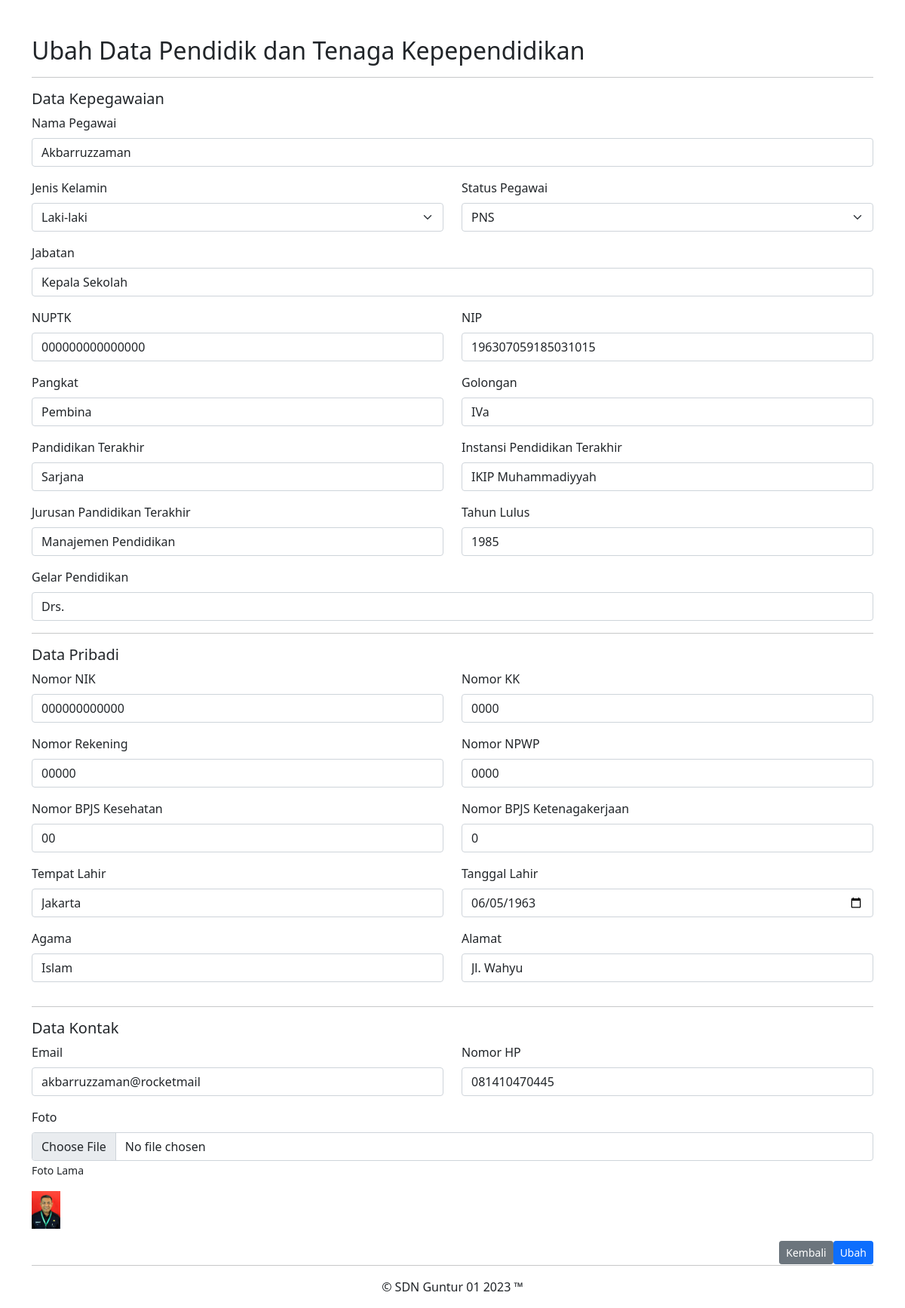
Page /edit.php?id_ptk=1 on the committed database.
### tables this page shows
CREATE TABLE `ptkguntur` (
  `id_ptk` int(2) NOT NULL,
  `nama` varchar(50) NOT NULL,
  `jenkel` varchar(10) NOT NULL,
  `status` varchar(10) NOT NULL,
  `jabatan` varchar(50) NOT NULL,
  `gambar` varchar(50) NOT NULL,
  `nuptk` varchar(16) NOT NULL,
  `nip` varchar(18) NOT NULL,
  `pangkat` varchar(50) NOT NULL,
  `golongan` varchar(5) NOT NULL,
  `pentir` varchar(10) NOT NULL,
  `penins` varchar(50) NOT NULL,
  `penjur` varchar(50) NOT NULL,
  `penlus` year(4) NOT NULL,
  `gelar` varchar(6) NOT NULL,
  `nik` varchar(16) NOT NULL,
  `nkk` varchar(16) NOT NULL,
  `norek` varchar(10) NOT NULL,
  `npwp` varchar(15) NOT NULL,
  `bpjskes` varchar(12) NOT NULL,
  `bpjstk` varchar(10) NOT NULL,
  `tplahir` varchar(20) NOT NULL,
  `tglahir` date NOT NULL,
  `agama` varchar(10) NOT NULL,
  `alamat` varchar(150) NOT NULL,
  `email` varchar(24) NOT NULL,
  `telp` varchar(15) NOT NULL
);

### config/function.php (called while the page is built, shortened)
<?php
function select($query) {
    global $conn;
    $result = mysqli_query($conn, $query);
    $rows = [];
    while ($row = mysqli_fetch_assoc($result)) {
        $rows[] = $row;
    }
    return $rows;
}

### edit.php (the view, shortened to what this page needs)
<?php
include 'config/database.php';
include 'config/function.php';
$id_ptk = (int)$_GET['id_ptk'];
$ptk = select("SELECT * FROM ptkguntur WHERE id_ptk = $id_ptk")[0];
?>
<!DOCTYPE html>
<html lang="en">
  <head>
    <link href="https://cdn.jsdelivr.net/npm/bootstrap@5.0.2/dist/css/bootstrap.min.css" rel="stylesheet">
    <link href="https://cdn.datatables.net/1.13.4/css/dataTables.bootstrap5.min.css" rel="stylesheet">
  </head>
<div class="container mt-5">
    <h2>Ubah Data Pendidik dan Tenaga Kepependidikan</h2>
    <hr>
<form action="" method="post" enctype="multipart/form-data">
  <h5>Data Kepegawaian</h5>
  <div class="mb-3">
    <label for="nama" class="form-label">Nama Pegawai</label>
    <input type="text" class="form-control" id="nama" name="nama" value="<?= $ptk['nama']; ?>" required>
  </div>
  <div class="row">
    <div class="mb-3 col-6">
      <label for="jenkel" class="form-label">Jenis Kelamin</label>
      <select class="form-select" id="jenkel" name="jenkel" required>
        <?php $jenkel = $ptk['jenkel']; ?>
        <option value="Laki-laki" <?= $jenkel == "Laki-laki" ? 'selcted' : null ?>>Laki-laki</option>
      </select>
    </div>
    <div class="mb-3 col-6">
    <label for="status" class="form-label">Status Pegawai</label>
      <select class="form-select" id="status" name="status" required>
        <?php $status = $ptk['status']; ?>
        <option value="PNS" <?= $status == "PNS" ? 'selcted' : null ?>>PNS</option>
      </select>
    </div>
  </div>
  <div class="mb-3">
    <label for="jabatan" class="form-label">Jabatan</label>
    <input type="text" class="form-control" id="jabatan" name="jabatan" value="<?= $ptk['jabatan']; ?>" required>
  </div>
  <div class="row">
    <div class="mb-3 col-6">
    <label for="nuptk" class="form-label">NUPTK</label>
    <input type="text" class="form-control" id="nuptk" name="nuptk" value="<?= $ptk['nuptk']; ?>" required>
    </div>
    <div class="mb-3 col-6">
    <label for="nip" class="form-label">NIP</label>
    <input type="text" class="form-control" id="nip" name="nip" value="<?= $ptk['nip']; ?>" required>
    </div>
  </div>
  <div class="row">
    <div class="mb-3 col-6">
    <label for="pangkat" class="form-label">Pangkat</label>
    <input type="text" class="form-control" id="pangkat" name="pangkat" value="<?= $ptk['pangkat']; ?>" required>
    </div>
    <div class="mb-3 col-6">
    <label for="golongan" class="form-label">Golongan</label>
    <input type="text" class="form-control" id="golongan" name="golongan" value="<?= $ptk['golongan']; ?>" required>
    </div>
  </div>
  <div class="row">
    <div class="mb-3 col-6">
    <label for="pentir" class="form-label">Pandidikan Terakhir</label>
    <input type="text" class="form-control" id="pentir" name="pentir" value="<?= $ptk['pentir']; ?>" required>
    </div>
    <div class="mb-3 col-6">
    <label for="penins" class="form-label">Instansi Pendidikan Terakhir</label>
    <input type="text" class="form-control" id="penins" name="penins" value="<?= $ptk['penins']; ?>" required>
    </div>
  </div>
  <div class="row">
    <div class="mb-3 col-6">
    <label for="penjur" class="form-label">Jurusan Pandidikan Terakhir</label>
    <input type="text" class="form-control" id="penjur" name="penjur" value="<?= $ptk['penjur']; ?>" required>
    </div>
    <div class="mb-3 col-6">
    <label for="penlus" class="form-label">Tahun Lulus</label>
    <input type="text" class="form-control" id="penlus" name="penlus" value="<?= $ptk['penlus']; ?>" required>
    </div>
  </div>
  <div class="mb-3">
    <label for="gelar" class="form-label">Gelar Pendidikan</label>
    <input type="text" class="form-control" id="gelar" name="gelar" value="<?= $ptk['gelar']; ?>" required>
  </div>
  <hr>
  <h5>Data Pribadi</h5>
  <div class="row">
    <div class="mb-3 col-6">
    <label for="nik" class="form-label">Nomor NIK</label>
    <input type="text" class="form-control" id="nik" name="nik" value="<?= $ptk['nik']; ?>" required>
    </div>
    <div class="mb-3 col-6">
    <label for="nkk" class="form-label">Nomor KK</label>
    <input type="text" class="form-control" id="nkk" name="nkk" value="<?= $ptk['nkk']; ?>" required>
    </div>
  </div>
  <div class="row">
    <div class="mb-3 col-6">
    <label for="norek" class="form-label">Nomor Rekening</label>
    <input type="text" class="form-control" id="norek" name="norek" value="<?= $ptk['norek']; ?>" required>
    </div>
    <div class="mb-3 col-6">
    <label for="npwp" class="form-label">Nomor NPWP</label>
    <input type="text" class="form-control" id="npwp" name="npwp" value="<?= $ptk['npwp']; ?>" required>
    </div>
  </div>
  <div class="row">
    <div class="mb-3 col-6">
    <label for="bpjskes" class="form-label">Nomor BPJS Kesehatan</label>
    <input type="text" class="form-control" id="bpjskes" name="bpjskes" value="<?= $ptk['bpjskes']; ?>" required>
    </div>
    <div class="mb-3 col-6">
    <label for="bpjstk" class="form-label">Nomor BPJS Ketenagakerjaan</label>
    <input type="text" class="form-control" id="bpjstk" name="bpjstk" value="<?= $ptk['bpjstk']; ?>" required>
    </div>
  </div>
  <div class="row">
    <div class="mb-3 col-6">
    <label for="tplahir" class="form-label">Tempat Lahir</label>
    <input type="text" class="form-control" id="tplahir" name="tplahir" value="<?= $ptk['tplahir']; ?>" required>
    </div>
    <div class="mb-3 col-6">
    <label for="tglahir" class="form-label">Tanggal Lahir</label>
    <input type="date" class="form-control" id="tglahir" name="tglahir" value="<?= $ptk['tglahir']; ?>" required>
    </div>
  </div>
  <div class="row">
    <div class="mb-3 col-6">
    <label for="agama" class="form-label">Agama</label>
    <input type="text" class="form-control" id="agama" name="agama" value="<?= $ptk['agama']; ?>" required>
    </div>
    <div class="mb-3 col-6">
    <label for="alamat" class="form-label">Alamat</label>
    <input type="text" class="form-control" id="alamat" name="alamat" value="<?= $ptk['alamat']; ?>" required>
    </div>
  </div>
  <hr>
  <h5>Data Kontak</h5>
  <div class="row">
    <div class="mb-3 col-6">
    <label for="email" class="form-label">Email</label>
    <input type="text" class="form-control" id="email" name="email" value="<?= $ptk['email']; ?>" required>
    </div>
    <div class="mb-3 col-6">
    <label for="telp" class="form-label">Nomor HP</label>
    <input type="text" class="form-control" id="telp" name="telp" value="<?= $ptk['telp']; ?>" required>
    </div>
  </div>
  <div class="mb-3">
    <label for="gambar" class="form-label">Foto</label>
    <input type="file" class="form-control" id="gambar" name="gambar"" required>
    <p>
        <small>Foto Lama</small>
    </p>
    <img src="assets/img/pasfoto/<?= $ptk['gambar']; ?>" alt="foto" height="50px">
  </div>
  <button type="submit" name="ubah" class="btn btn-primary btn-sm" style="float: right;">Ubah</button>
  <a href="index.php" class="btn btn-secondary btn-sm ml-3" style="float: right;">Kembali</a>
</form>
</div>
<?php
    include './layout/footer.php';

### rows in the picture
ptkguntur: nama "Akbarruzzaman", jabatan "Kepala Sekolah", nuptk "000000000000000", nip "196307059185031015", pangkat "Pembina", golongan "IVa", pentir "Sarjana", penins "IKIP Muhammadiyyah", penjur "Manajemen Pendidikan", penlus "1985", gelar "Drs.", nik "000000000000", nkk "0000", norek "00000", npwp "0000", bpjskes "00", bpjstk "0", tplahir "Jakarta", tglahir "06/05/1963", agama "Islam", alamat "Jl. Wahyu", email "akbarruzzaman@rocketmail", telp "081410470445", gambar (picture)
